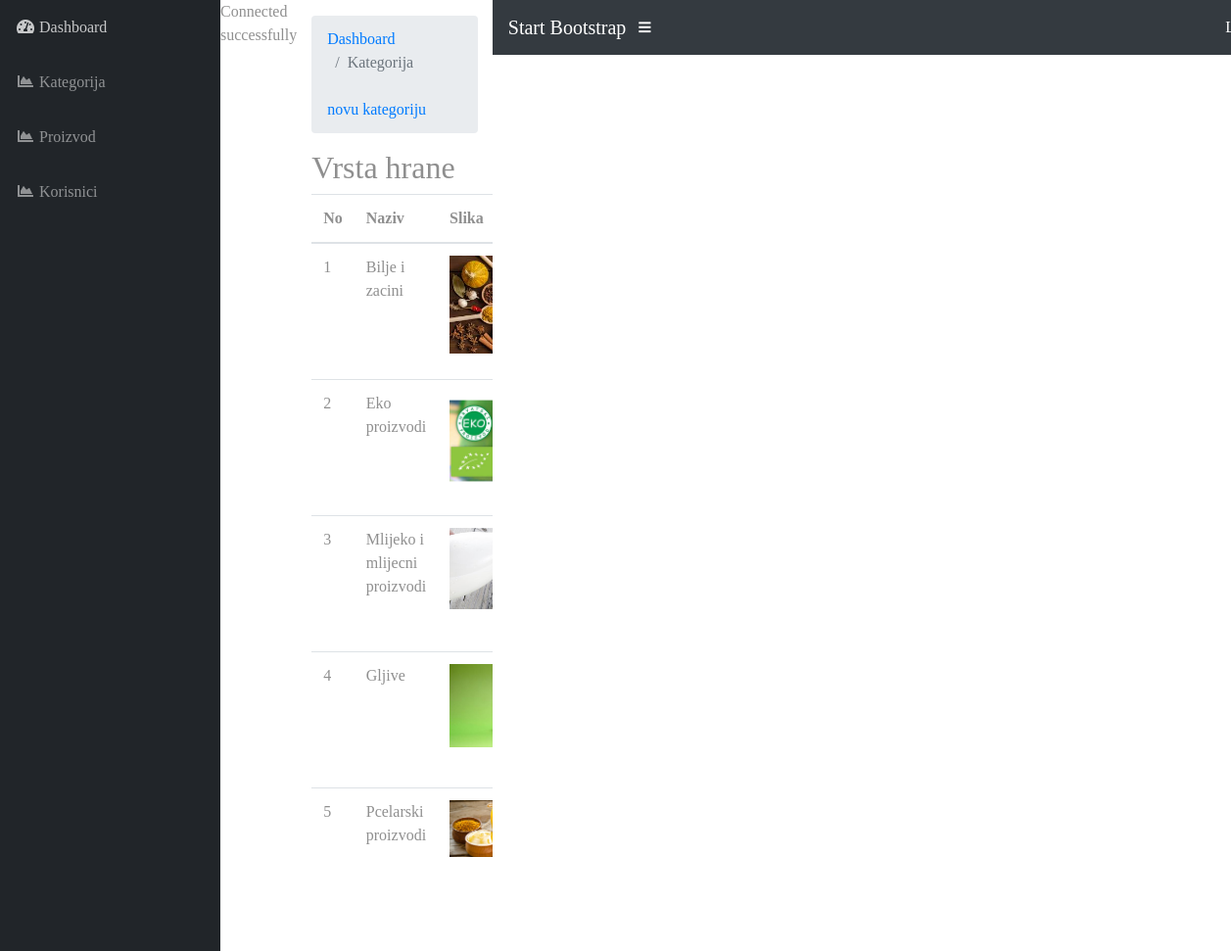
The app's page /admin/category.php (signed in) with its own data.
### tables this page shows
CREATE TABLE `categories` (
  `id` int(11) NOT NULL,
  `name` varchar(50) NOT NULL,
  `img` varchar(255) NOT NULL
);

### classes/Session.php (called while the page is built, shortened)
<?php
class Session
{
    public static function get($key)
    {
        if (isset($_SESSION[$key])) {
            return $_SESSION[$key];
        } else {
            return false;
        }
    }
}

### classes/Category.php (called while the page is built, shortened)
<?php
include_once 'Database.php';
class Category
{
    private $db;
    public function __construct()
    {
        $this->db = Database::getInstance();
    }
    public function getCategory()
    {
        $sql = "SELECT * FROM categories";
        $query = $this->db->pdo->prepare($sql);
        $query->execute();
        $result = $query->fetchAll();
        return $result;
    }
}

### admin/category.php (the view, shortened to what this page needs)
<?php
include "../classes/Category.php";
include "../classes/Session.php";
if (Session::get('role') == 1) {
include "header.php";
include "sidebar.php";
?>
<?php
$category = new Category();
?>
    <div id="content-wrapper">
        <div class="container-fluid">
            <ol class="breadcrumb">
                <li class="breadcrumb-item">
                    <a href="#">Dashboard</a>
                </li>
                <li class="breadcrumb-item active">Kategorija</li>
                <li>
                    <a href="" class="breadcrumb-item" style="margin-left: 700px;" data-toggle="modal" data-target="#modalRegisterForm">Dodajte novu kategoriju</a>
                </li>
            </ol>
            <h2>Vrsta hrane</h2>
            <table class="table">
                <thead>
                <tr>
                    <th>No</th>
                    <th>Naziv</th>
                    <th>Slika</th>
                </tr>
                </thead>
                <?php
                        $categorydata = $category->getCategory();
                        if ($categorydata) {
                            $i = 0;
                            foreach ($categorydata as $data) {
                                $i++;
                                ?>
                        <tr>
                            <td><?php echo $i; ?></td>
                            <td><?php echo $data["name"]; ?></td>
                            <td><img src="../uploads/<?php echo $data['img']; ?>" style="width: 150px;"></td>
                        </tr>
                    <?php } } else { ?>
                    <tr><td><h2>No Category Data Found</h2></td></tr>
                <?php } ?>
            </table>
        </div>
    </div>
<?php include "footer.php";
} else {
    header("Location:login.php");
}
?>

### admin/css/sb-admin.css (style rules this page uses)
html { position: relative; min-height: 100%; }
body { height: 100%; }
#wrapper #content-wrapper { overflow-x: hidden; width: 100%; padding-top: 1rem; padding-bottom: 80px; }
:root { --input-padding-x: 0.75rem; --input-padding-y: 0.75rem; }

### style.css (style rules this page uses)
* { box-sizing: border-box; }
body { color: #8f8f8f; background: white; font-family: "Cardo", serif; font-weight: 300; -webkit-font-smoothing: antialiased; }
a { text-decoration: none; }

### records on screen
categories: name "Bilje i zacini", img (picture)
categories: name "Eko proizvodi", img (picture)
categories: name "Mlijeko i mlijecni proizvodi", img (picture)
categories: name "Gljive", img (picture)
categories: name "Pcelarski proizvodi", img (picture)
